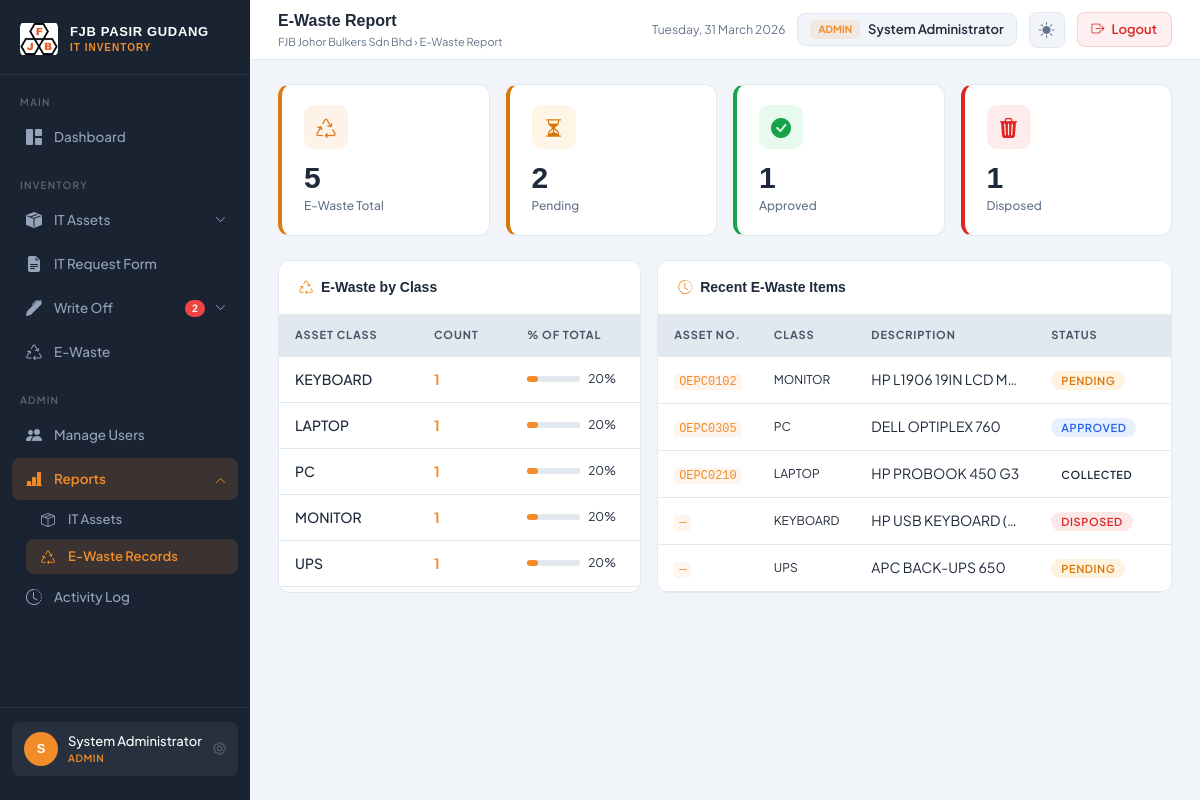
The app's page /reports.php?type=ewaste (signed in) with its own data.
### tables this page shows
CREATE TABLE IF NOT EXISTS ewaste_items (
    id INT AUTO_INCREMENT PRIMARY KEY,
    asset_number VARCHAR(50),
    asset_class VARCHAR(50) NOT NULL,
    description VARCHAR(255) NOT NULL,
    serial_number VARCHAR(100),
    original_inventory_id INT,
    condition_on_disposal ENUM('Non-functional','Partially Functional','Obsolete','Damaged Beyond Repair') DEFAULT 'Non-functional',
    disposal_status ENUM('Pending','Approved','Collected','Disposed') DEFAULT 'Pending',
    date_flagged DATE,
    date_disposed DATE,
    disposal_method ENUM('Recycled','Donated','Sold for Parts','Landfill','Awaiting Collection') DEFAULT 'Awaiting Collection',
    weight_kg DECIMAL(6,2),
    vendor_collector VARCHAR(100),
    certificate_number VARCHAR(100),
    notes TEXT,
    created_by INT,
    created_at DATETIME DEFAULT CURRENT_TIMESTAMP,
    updated_at DATETIME DEFAULT CURRENT_TIMESTAMP ON UPDATE CURRENT_TIMESTAMP,
    FOREIGN KEY (created_by) REFERENCES users(id) ON DELETE SET NULL,
    FOREIGN KEY (original_inventory_id) REFERENCES inventory_items(id) ON DELETE SET NULL
);

### includes/auth_check.php (called while the page is built, shortened)
<?php
function h($str) {
    return htmlspecialchars($str ?? '', ENT_QUOTES, 'UTF-8');
}
?>

### reports.php (the view, shortened to what this page needs)
<?php
require_once 'includes/auth_check.php';
$db   = getDB();
$type = $_GET['type'] ?? 'assets';
$ewaste_total   = $db->query("SELECT COUNT(*) c FROM ewaste_items")->fetch_assoc()['c'];
$ewaste_pending = $db->query("SELECT COUNT(*) c FROM ewaste_items WHERE disposal_status='Pending'")->fetch_assoc()['c'];
$ewaste_approved= $db->query("SELECT COUNT(*) c FROM ewaste_items WHERE disposal_status='Approved'")->fetch_assoc()['c'];
$ewaste_disposed= $db->query("SELECT COUNT(*) c FROM ewaste_items WHERE disposal_status='Disposed'")->fetch_assoc()['c'];
$ew_class_res = $db->query("SELECT asset_class, COUNT(*) c FROM ewaste_items GROUP BY asset_class ORDER BY c DESC");
$ew_classes = []; while ($r = $ew_class_res->fetch_assoc()) $ew_classes[] = $r;
$ew_recent = $db->query("SELECT * FROM ewaste_items ORDER BY created_at DESC LIMIT 20");
require_once 'includes/layout.php';
?>
<?php if ($type === 'ewaste'): ?>
<div class="row g-3 mb-4">
  <?php foreach([
    ['E-Waste Total',  'bi-recycle',           $ewaste_total,    '#e07818', 'rgba(242,140,40,.1)'],
    ['Pending',        'bi-hourglass-split',    $ewaste_pending,  '#d97706', 'rgba(245,158,11,.1)'],
    ['Approved',       'bi-check-circle-fill',  $ewaste_approved, '#16a34a', 'rgba(34,197,94,.1)'],
    ['Disposed',       'bi-trash3-fill',        $ewaste_disposed, '#dc2626', 'rgba(239,68,68,.1)'],
  ] as [$label,$icon,$val,$color,$bg]): ?>
  <div class="col-6 col-md-3">
    <div class="stat-card" style="border-left-color:<?= $color ?>">
      <div class="stat-icon" style="background:<?= $bg ?>;color:<?= $color ?>">
        <i class="bi <?= $icon ?>"></i>
      </div>
      <div class="stat-value" style="color:var(--text)"><?= $val ?></div>
      <div class="stat-label"><?= $label ?></div>
    </div>
  </div>
  <?php endforeach; ?>
</div>
<div class="row g-3">
  <div class="col-md-5">
    <div class="table-card h-100">
      <div class="table-card-header">
        <div class="table-card-title"><i class="bi bi-recycle me-2" style="color:var(--accent)"></i>E-Waste by Class</div>
      </div>
      <div class="table-responsive">
        <table class="table">
          <thead><tr><th>Asset Class</th><th>Count</th><th>% of Total</th></tr></thead>
          <tbody>
          <?php foreach ($ew_classes as $r): ?>
          <tr>
            <td style="font-weight:500"><?= h($r['asset_class']) ?></td>
            <td><strong style="color:var(--accent)"><?= $r['c'] ?></strong></td>
            <td>
              <div style="display:flex;align-items:center;gap:8px">
                <div style="flex:1;background:var(--border);border-radius:4px;height:6px;max-width:120px">
                  <div style="height:6px;border-radius:4px;background:var(--accent);width:<?= $ewaste_total > 0 ? round($r['c']/$ewaste_total*100) : 0 ?>%"></div>
                </div>
                <span style="font-size:12px;color:var(--muted);min-width:36px"><?= $ewaste_total > 0 ? round($r['c']/$ewaste_total*100,1) : 0 ?>%</span>
              </div>
            </td>
          </tr>
          <?php endforeach; ?>
          </tbody>
        </table>
      </div>
    </div>
  </div>
  <div class="col-md-7">
    <div class="table-card h-100">
      <div class="table-card-header">
        <div class="table-card-title"><i class="bi bi-clock-history me-2" style="color:var(--accent)"></i>Recent E-Waste Items</div>
      </div>
      <div class="table-responsive">
        <table class="table">
          <thead><tr><th>Asset No.</th><th>Class</th><th>Description</th><th>Status</th><th>Date Flagged</th></tr></thead>
          <tbody>
          <?php
          $sc = ['Pending'=>'bs-pending','Approved'=>'bs-repair','Disposed'=>'bs-disposed'];
          while ($r = $ew_recent->fetch_assoc()):
          ?>
          <tr>
            <td><code style="color:var(--accent)"><?= h($r['asset_number'] ?: '—') ?></code></td>
            <td style="font-size:12px"><?= h($r['asset_class']) ?></td>
            <td style="max-width:180px;overflow:hidden;text-overflow:ellipsis;white-space:nowrap"><?= h($r['description']) ?></td>
            <td><span class="badge-status <?= $sc[$r['disposal_status']] ?? '' ?>"><?= h($r['disposal_status']) ?></span></td>
            <td style="font-size:12px;white-space:nowrap"><?= $r['date_flagged'] ? date('d/m/Y', strtotime($r['date_flagged'])) : '—' ?></td>
          </tr>
          <?php endwhile; ?>
          </tbody>
        </table>
      </div>
    </div>
  </div>
</div>
<?php endif; ?>
<?php require_once 'includes/layout_end.php'; ?>

### records on screen
ewaste_items: asset_number "OEPC0102", asset_class "MONITOR", description "HP L1906 19IN LCD M…", disposal_status "PENDING"
ewaste_items: asset_number "OEPC0305", asset_class "PC", description "DELL OPTIPLEX 760", disposal_status "APPROVED"
ewaste_items: asset_number "OEPC0210", asset_class "LAPTOP", description "HP PROBOOK 450 G3", disposal_status "COLLECTED"
ewaste_items: asset_number "—", asset_class "KEYBOARD", description "HP USB KEYBOARD (…", disposal_status "DISPOSED"
ewaste_items: asset_number "—", asset_class "UPS", description "APC BACK-UPS 650", disposal_status "PENDING"

### other values on screen
$wo_pending_count "2"
substr($_SESSION['full_name'],0,1) "S"
$_SESSION['full_name'] "System Administrator"
$_SESSION['role'] "ADMIN"
$page_title "E-Waste Report"
$val "5"
$label "E-Waste Total"
$val "2"
$label "Pending"
$val "1"
$label "Approved"
$label "Disposed"
$r['asset_class'] "KEYBOARD"
$r['c'] "1"
$r['c']/$ewaste_total*100 "20"
